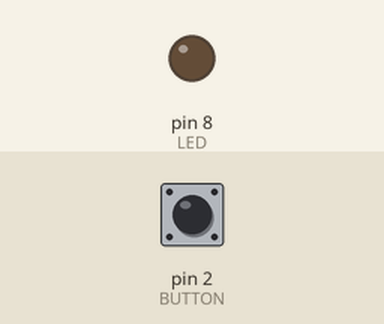
Simulated run of this sketch. Board: Arduino Uno, built with avr-gcc and run on an emulated ATmega328P. Parts: output pins drawn as LEDs (lit = HIGH). The test bench sets the inputs (shaded band); at power-on: pin 2 (BUTTON) HIGH.

Above: at 1.2 s.
1.3 s: pin 2 (BUTTON) pulled LOW for 0.15 s
At 1.37 s:
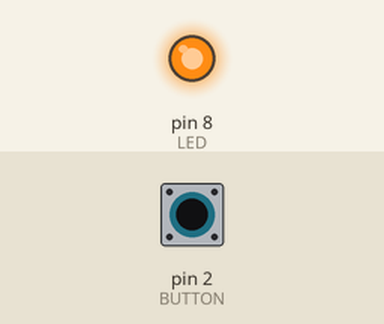
2.9 s: pin 2 (BUTTON) pulled LOW for 3.2 s
At 7.4 s:
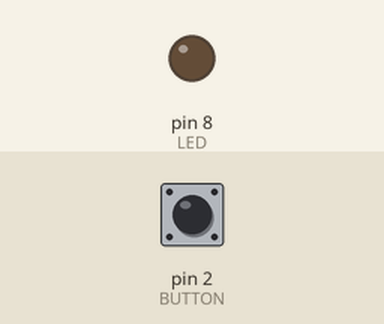
Timing chart, 0 to 8.9 s (numbered marks = the images above; inputs shaded):
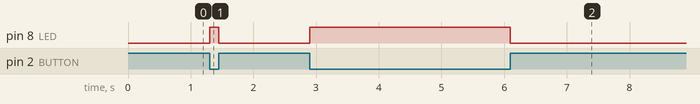

Measured:
- after the input at 1.3 s, pin 8 (LED): LOW → HIGH at once, → LOW 0.15 s later
- after the input at 2.9 s, pin 8 (LED): LOW → HIGH at once, → LOW 3.2 s later

The sketch:

sketch.ino
```cpp
const int BUTTON = 2;
const int LED = 8;

void setup() {
  pinMode(BUTTON, INPUT_PULLUP);
  pinMode(LED, OUTPUT);
}

void loop() {
  digitalWrite(LED, digitalRead(BUTTON) == LOW ? HIGH : LOW);
}
```
